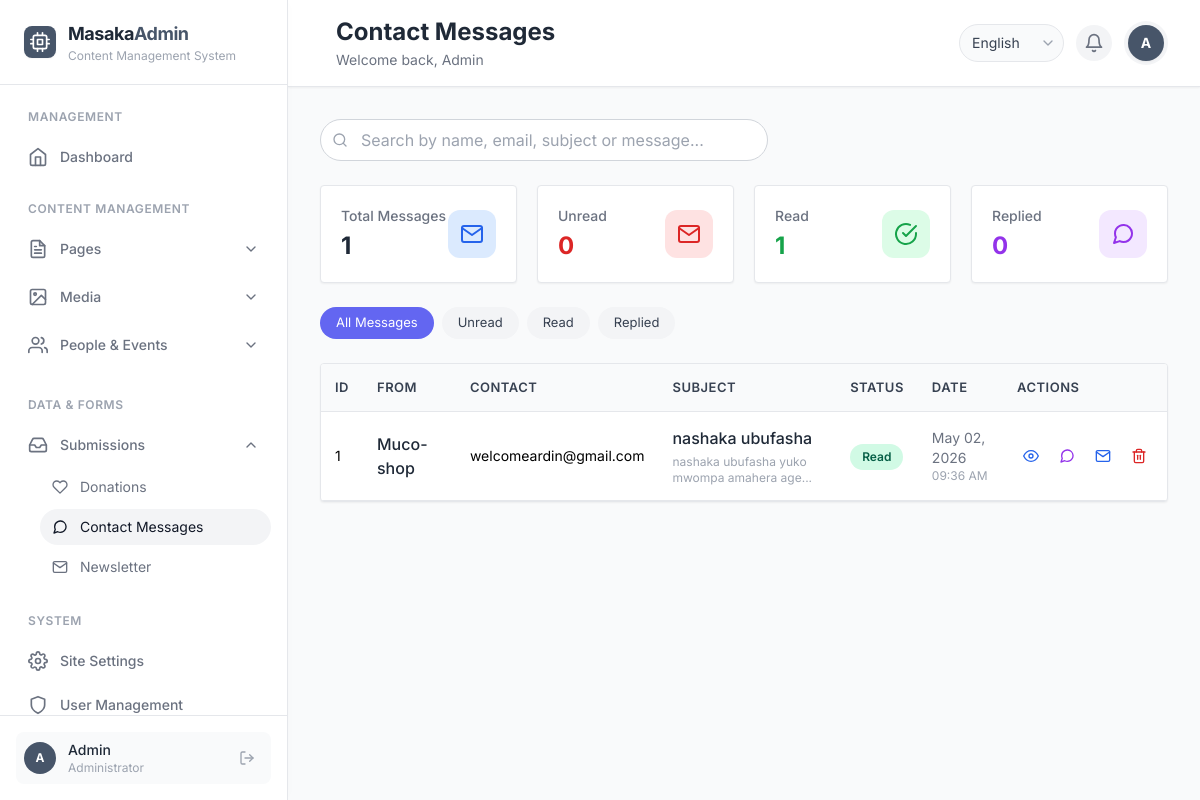
Screenshot of /admin/contact.php (signed in) with the database file from the repository.
### tables this page shows
CREATE TABLE `contact_messages` (
  `id` int(11) NOT NULL,
  `name` varchar(255) NOT NULL,
  `email` varchar(255) NOT NULL,
  `phone` varchar(50) DEFAULT NULL,
  `subject` varchar(255) NOT NULL,
  `message` text NOT NULL,
  `status` enum('new','read','replied','archived') DEFAULT 'new',
  `created_at` timestamp NOT NULL DEFAULT current_timestamp(),
  `updated_at` timestamp NOT NULL DEFAULT current_timestamp() ON UPDATE current_timestamp()
);

### admin/contact.php (the view, shortened to what this page needs)
<?php
require_once __DIR__ . '/../API/config.php';
$status_filter = isset($_GET['filter']) ? $_GET['filter'] : '';
$search = isset($_GET['search']) ? $_GET['search'] : '';
$where_clauses = [];
$where_sql = !empty($where_clauses) ? "WHERE " . implode(" AND ", $where_clauses) : "";
$messages = $conn->query("
    SELECT m.*
    FROM contact_messages m
    $where_sql
    ORDER BY
        CASE WHEN m.status = 'new' OR m.status = 'unread' THEN 0 ELSE 1 END,
        m.created_at DESC
");
$stats = [];
$total_query = $conn->query("SELECT COUNT(*) as count FROM contact_messages");
$stats['total'] = $total_query->fetch_assoc()['count'] ?? 0;
$unread_query = $conn->query("SELECT COUNT(*) as count FROM contact_messages WHERE status = 'unread'");
$stats['unread'] = $unread_query->fetch_assoc()['count'] ?? 0;
$read_query = $conn->query("SELECT COUNT(*) as count FROM contact_messages WHERE status = 'read'");
$stats['read'] = $read_query->fetch_assoc()['count'] ?? 0;
$replied_query = $conn->query("SELECT COUNT(*) as count FROM contact_messages WHERE status = 'replied'");
$stats['replied'] = $replied_query->fetch_assoc()['count'] ?? 0;
?>
<div class="space-y-6">
    <div class="flex flex-col sm:flex-row justify-between items-start sm:items-center gap-4">
        <div class="relative flex-1 max-w-md">
            <i data-feather="search" class="absolute left-3 top-1/2 transform -translate-y-1/2 w-4 h-4 text-gray-400"></i>
            <form method="GET" action="" id="searchForm">
                <input type="text" name="search" id="searchInput" placeholder="Search by name, email, subject or message..."
                    value="<?php echo htmlspecialchars($search); ?>"
                    class="w-full pl-10 pr-4 py-2 border border-gray-300 rounded-full focus:ring-2">
            </form>
        </div>
    </div>
    <div class="grid grid-cols-1 sm:grid-cols-2 lg:grid-cols-4 gap-5">
        <div class="bg-white rounded border border-gray-200 shadow-sm p-5 stat-card">
            <div class="flex items-center justify-between">
                <div>
                    <p class="text-sm font-medium text-gray-500">Total Messages</p>
                    <p class="text-2xl font-bold text-gray-800 mt-1"><?php echo number_format($stats['total']); ?></p>
                </div>
                <div class="w-12 h-12 bg-blue-100 rounded-xl flex items-center justify-center">
                    <i data-feather="mail" class="w-6 h-6 text-blue-600"></i>
                </div>
            </div>
        </div>
        <div class="bg-white rounded border border-gray-200 shadow-sm p-5 stat-card">
            <div class="flex items-center justify-between">
                <div>
                    <p class="text-sm font-medium text-gray-500">Unread</p>
                    <p class="text-2xl font-bold text-red-600 mt-1"><?php echo number_format($stats['unread']); ?></p>
                </div>
                <div class="w-12 h-12 bg-red-100 rounded-xl flex items-center justify-center">
                    <i data-feather="mail" class="w-6 h-6 text-red-600"></i>
                </div>
            </div>
        </div>
        <div class="bg-white rounded border border-gray-200 shadow-sm p-5 stat-card">
            <div class="flex items-center justify-between">
                <div>
                    <p class="text-sm font-medium text-gray-500">Read</p>
                    <p class="text-2xl font-bold text-green-600 mt-1"><?php echo number_format($stats['read']); ?></p>
                </div>
                <div class="w-12 h-12 bg-green-100 rounded-xl flex items-center justify-center">
                    <i data-feather="check-circle" class="w-6 h-6 text-green-600"></i>
                </div>
            </div>
        </div>
        <div class="bg-white rounded border border-gray-200 shadow-sm p-5 stat-card">
            <div class="flex items-center justify-between">
                <div>
                    <p class="text-sm font-medium text-gray-500">Replied</p>
                    <p class="text-2xl font-bold text-purple-600 mt-1"><?php echo number_format($stats['replied']); ?></p>
                </div>
                <div class="w-12 h-12 bg-purple-100 rounded-xl flex items-center justify-center">
                    <i data-feather="message-circle" class="w-6 h-6 text-purple-600"></i>
                </div>
            </div>
        </div>
    </div>
    <div class="flex flex-wrap gap-2">
        <a href="?<?php echo $search ? 'search=' . urlencode($search) : ''; ?>"
            class="filter-btn <?php echo !$status_filter ? 'filter-btn-active' : 'filter-btn-inactive'; ?>">
            All Messages
        </a>
        <a href="?filter=unread<?php echo $search ? '&search=' . urlencode($search) : ''; ?>"
            class="filter-btn <?php echo $status_filter == 'unread' ? 'filter-btn-active' : 'filter-btn-inactive'; ?>">
            Unread
        </a>
        <a href="?filter=read<?php echo $search ? '&search=' . urlencode($search) : ''; ?>"
            class="filter-btn <?php echo $status_filter == 'read' ? 'filter-btn-active' : 'filter-btn-inactive'; ?>">
            Read
        </a>
        <a href="?filter=replied<?php echo $search ? '&search=' . urlencode($search) : ''; ?>"
            class="filter-btn <?php echo $status_filter == 'replied' ? 'filter-btn-active' : 'filter-btn-inactive'; ?>">
            Replied
        </a>
    </div>
    <div class="bg-white rounded border border-gray-200 shadow-sm overflow-hidden">
        <div class="table-container">
            <table class="data-table">
                <thead>
                    <tr>
                        <th>ID</th>
                        <th>From</th>
                        <th>Contact</th>
                        <th>Subject</th>
                        <th>Status</th>
                        <th>Date</th>
                        <th>Actions</th>
                    </tr>
                </thead>
                <tbody>
                    <?php if ($messages && $messages->num_rows > 0): ?>
                        <?php while ($msg = $messages->fetch_assoc()): ?>
                            <tr class="<?php echo $msg['status'] == 'unread' ? 'unread-row' : ''; ?>">
                                <td class="text-sm"><?php echo $msg['id']; ?></td>
                                <td>
                                    <div class="font-medium text-gray-800"><?php echo htmlspecialchars($msg['name']); ?></div>
                                </td>
                                <td>
                                    <div class="text-sm"><?php echo htmlspecialchars($msg['email']); ?></div>
                                </td>
                                <td>
                                    <div class="font-medium text-gray-800"><?php echo htmlspecialchars(substr($msg['subject'], 0, 35)); ?></div>
                                    <div class="text-xs text-gray-400 mt-1"><?php echo htmlspecialchars(substr($msg['message'], 0, 40)); ?>...</div>
                                </td>
                                <td>
                                    <span class="status-badge status-<?php echo $msg['status']; ?>">
                                        <?php echo ucfirst($msg['status']); ?>
                                    </span>
                                </td>
                                <td class="text-sm text-gray-500">
                                    <?php echo date('M d, Y', strtotime($msg['created_at'])); ?>
                                    <div class="text-xs text-gray-400"><?php echo date('h:i A', strtotime($msg['created_at'])); ?></div>
                                </td>
                                <td>
                                    <div class="flex items-center gap-2">
                                        <button onclick="viewMessage(<?php echo htmlspecialchars(json_encode($msg)); ?>)" class="btn-action text-blue-600 hover:bg-blue-50 p-2" title="View Details">
                                            <i data-feather="eye" class="w-4 h-4"></i>
                                        </button>
                                        <?php if ($msg['status'] != 'replied'): ?>
                                            <a href="contact.php?mark=replied&id=<?php echo $msg['id']; ?><?php echo $status_filter ? '&filter=' . $status_filter : ''; ?><?php echo $search ? '&search=' . urlencode($search) : ''; ?>" class="btn-action text-purple-600 hover:bg-purple-50 p-2" title="Mark as Replied">
                                                <i data-feather="message-circle" class="w-4 h-4"></i>
                                            </a>
                                        <?php endif; ?>
                                        <a href="contact.php?reply=<?php echo $msg['id']; ?>" class="btn-action text-blue-600 hover:bg-blue-50 p-2" title="Reply via Email">
                                            <i data-feather="mail" class="w-4 h-4"></i>
                                        </a>
                                        <button onclick="confirmDelete(<?php echo $msg['id']; ?>, '<?php echo htmlspecialchars($msg['name']); ?>')" class="btn-action text-red-600 hover:bg-red-50 p-2" title="Delete">
                                            <i data-feather="trash-2" class="w-4 h-4"></i>
                                        </button>
                                    </div>
                                </td>
                            </tr>
                        <?php endwhile; ?>
                    <?php endif; ?>
                </tbody>
            </table>
        </div>
    </div>
</div>
<?php
require_once __DIR__ . '/layout.php';
?>

### admin/contact.php (style rules this page uses)
.status-badge { display: inline-block; padding: 4px 12px; border-radius: 9999px; font-size: 12px; font-weight: 600; }
.status-read { background-color: #d1fae5; color: #065f46; }
.btn-action { padding: 6px; border-radius: 8px; transition: all 0.2s; cursor: pointer; }
.stat-card { transition: all 0.3s; }
.table-container { overflow-x: auto; }
.data-table { width: 100%; border-collapse: collapse; }
.data-table th, .data-table td { padding: 14px; text-align: left; border-bottom: 1px solid #e5e7eb; }
.data-table th { background-color: #f9fafb; font-weight: 600; color: #374151; font-size: 13px; text-transform: uppercase; letter-spacing: 0.5px; }
.filter-btn { padding: 6px 16px; border-radius: 9999px; font-size: 13px; transition: all 0.2s; }
.filter-btn-active { background-color: #6366f1; color: white; }
.filter-btn-inactive { background-color: #f3f4f6; color: #374151; }

### rows the page displays
contact_messages: id "1", name "Muco-shop", email "welcomeardin@gmail.com", subject "nashaka ubufasha", message "nashaka ubufasha yuko mwompa amahera age", status "Read", created_at "May 02, 2026", created_at "09:36 AM"

### other values shown
substr(htmlspecialchars($_SESSION['user_name']), 0, 1) "A"
$_SESSION['user_name'] "Admin"
$pageTitle "Contact Messages"
$stats['total'] "1"
$stats['unread'] "0"
$stats['read'] "1"
$stats['replied'] "0"
form field value "English"
